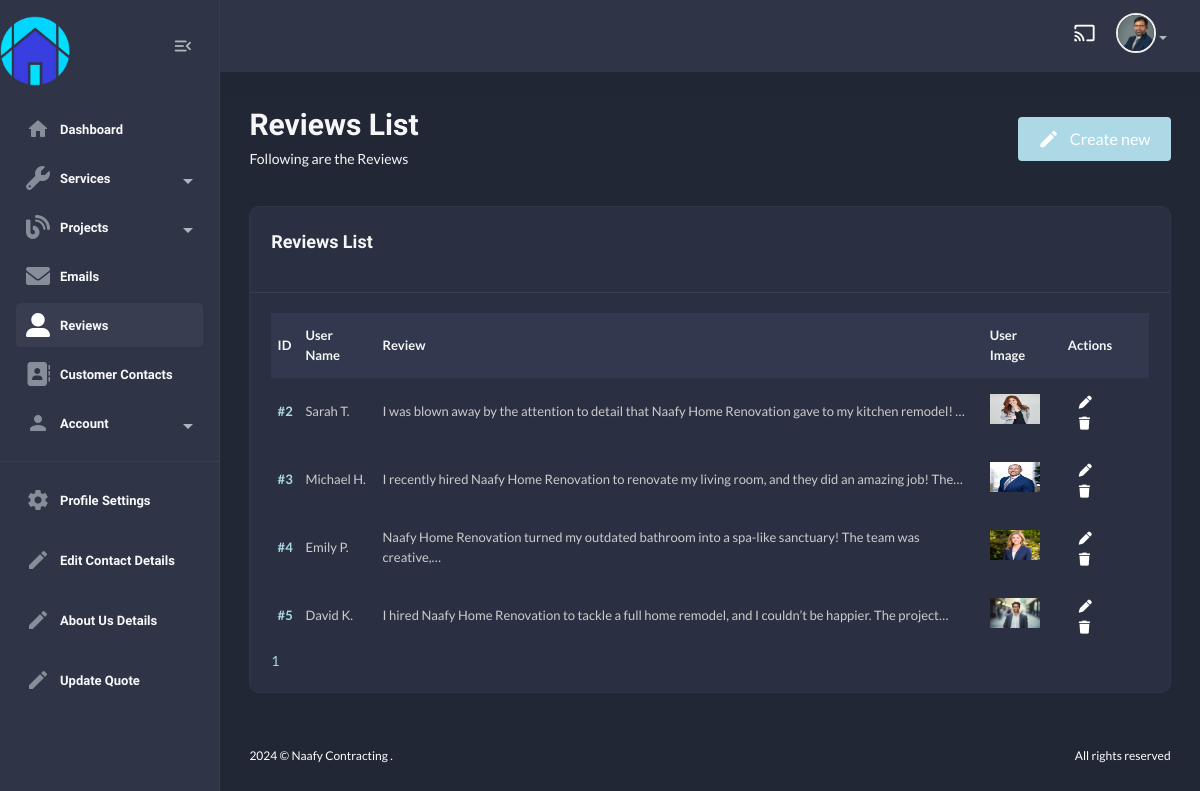
Screenshot of /useradmin/reviews/ (signed in) with the database file from the repository.
### useradmin/models.py (models this page shows, shortened)
class Profile(models.Model):
    user = models.OneToOneField(User, on_delete=models.CASCADE)
    first_name = models.CharField(max_length=255, blank=True, null=True)
    last_name = models.CharField(max_length=255, blank=True, null=True)
    email = models.EmailField(max_length=255, blank=True, null=True)
    bio = models.TextField(default="This is My Bio!")
    address = models.CharField(max_length=255, blank=True, null=True)
    profile_image = models.ImageField(upload_to='profile_images/', blank=True, null=True)
    last_updated = models.DateTimeField(auto_now=True)

### contact/models.py (models this page shows, shortened)
class Reviews(models.Model):
    user_name = models.CharField(unique=True, max_length=250)
    review = models.TextField()
    user_image = models.ImageField(upload_to="reviews/", null=True, blank=True)
    class Meta:
        verbose_name_plural = "Reviews"

### useradmin/views.py (the view)
# urls.py: path("reviews/", views.reviews_list, name="reviews-list"),
@login_required
def reviews_list(request):
    reviews = Reviews.objects.all().order_by("id")
    paginator = Paginator(reviews, 5)
    page_number = request.GET.get("page")
    page_obj = paginator.get_page(page_number)
    return render(request, "useradmin/reviews-list.html", {"reviews": page_obj})

### home/context_processors.py (called while the page is built)
def default(request):
    contact_details = ContactDetails.objects.first()
    return {
        "contact_details" : contact_details,
    }

### templates/useradmin/reviews-list.html (shortened to what this page needs)
{% extends "useradmin/base.html" %}
    {% load static %}
        {% block content %}
            <section class="content-main">
                <div class="content-header">
                    <div>
                        <h2 class="content-title card-title">Reviews List</h2>
                        <p>Following are the Reviews</p>
                    </div>
                    <div>
                        <a href="{% url "useradmin:add-reviews" %}" class="btn button-hover-effect rounded"><i class="material-icons md-edit mr-10"></i>Create new</a>
                    </div>
                </div>
                <div class="card mb-4">
                    <header class="card-header">
                        <h4 class="card-title">Reviews List</h4>
                    </header>
                    <div class="card-body">
                        <div class="table-responsive">
                            <div class="table-responsive">
                                <table class="table align-middle table-nowrap mb-0">
                                    <thead class="table-light">
                                        <tr>
                                            <th class="align-middle" scope="col">ID</th>
                                            <th class="align-middle" scope="col">User Name</th>
                                            <th class="align-middle" scope="col">Review</th>
                                            <th class="align-middle" scope="col">User Image</th>
                                            <th class="align-middle" scope="col">Actions</th>
                                        </tr>
                                    </thead>
                                    <tbody>
                                        {% for r in reviews %}
                                            <tr>
                                                <td><a href="{% url 'useradmin:review-detail' r.id %}" class="fw-bold">#{{r.id}}</a></td>
                                                <td>{{r.user_name}}</td>
                                                <td>{{r.review|truncatechars:100}}</td>
                                                <td>
                                                    {% if r.user_image %}
                                                        <img src="{{ r.user_image.url }}" style="width:50px; height:30px" alt="User Image">
                                                    {% else %}
                                                        <img src="https://encrypted-tbn0.gstatic.com/images?q=tbn:ANd9GcTJ3Sz275KZaTeZyS-thzhD6U9VIkfO8c-WPA&s" style="width:50px; height:30px" alt="Default User Image">
                                                    {% endif %}
                                                </td>
                                                <td>
                                                    <div>
                                                        <a href="{% url "useradmin:edit-review" r.id %}" class="btn btn-sm d-inline"><i class="fas fa-pen"></i></a>
                                                        <a href="{% url "useradmin:delete-review" r.id %}" class="btn btn-sm d-inline"><i class="fas fa-trash"></i></a>
                                                    </div>
                                                </td>
                                            </tr>
                                        {% endfor %}
                                    </tbody>
                                </table>
                            </div>
                        </div>
                        {% if reviews %}
                            <div class="row">
                                <div class="col-lg-12">
                                    <div class="blog__pagination">
                                        {% for num in reviews.paginator.page_range %}
                                            {% if reviews.number == num %}
                                                <a href="?page={{ num }}" class="active">{{ num }}</a>
                                            {% else %}
                                                <a href="?page={{ num }}">{{ num }}</a>
                                            {% endif %}
                                        {% endfor %}
                                    </div>
                                </div>
                            </div>
                        {% endif %}
                    </div>
                </div>
            </section>
{% endblock content %}

### templates/useradmin/base.html (shortened to what this page needs)
{% load static %}
<!DOCTYPE html>
<html lang="en">
    <head>
        <link href="{% static 'assets1/css/main.css' %}" rel="stylesheet" type="text/css" />
        <link rel="stylesheet" href="https://use.fontawesome.com/releases/v5.15.4/css/all.css">
        <link rel="stylesheet" href="{% static 'css/custom.css' %}" type="text/css">
        <link rel="stylesheet" href="https://cdnjs.cloudflare.com/ajax/libs/font-awesome/6.0.0/css/all.min.css">
    </head>
    <body class="dark">
        <aside class="navbar-aside" id="offcanvas_aside">
            <div class="d-flex justify-content-center align-items-center">
                <a href="{% url 'home:home' %}" target="_blank" class="brand-wrap">
                    <img src="{% static 'img/logo.png' %}" class="logo mr-100 mt-3" width="70px" alt="Naafy Dashboard" />
                </a>
                <div class="mx-3">
                    <button class="btn btn-icon btn-aside-minimize">
                        <i class="text-muted material-icons md-menu_open"></i>
                    </button>
                </div>
            </div>
            <nav>
                <ul class="menu-aside">
                    <li class="menu-item {% url 'useradmin:dashboard' as dashboard_url %} {% if request.path == dashboard_url %}active{% endif %}">
                        <a class="menu-link" href="{% url 'useradmin:dashboard' %}">
                            <i class="icon material-icons md-home"></i>
                            <span class="text">Dashboard</span>
                        </a>
                    </li>
                    <li class="menu-item has-submenu">
                        <a class="menu-link" href="#">
                            <i class="icon fas fa-wrench"></i>
                            <span class="text">Services</span>
                        </a>
                    </li>
                    <li class="menu-item has-submenu">
                        <a class="menu-link" href="#">
                            <i class="icon fas fa-blog"></i>
                            <span class="text">Projects</span>
                        </a>
                    </li>
                    <li class="menu-item {% url 'useradmin:email-list' as email_list_url %} {% if request.path == email_list_url %}active{% endif %}">
                        <a class="menu-link" href="{% url 'useradmin:email-list' %}">
                            <i class="icon fas fa-envelope"></i>
                            <span class="text">Emails</span>
                        </a>
                    </li>
                    <li class="menu-item {% url 'useradmin:reviews-list' as reviews_list_url %} {% if request.path == reviews_list_url %}active{% endif %}">
                        <a class="menu-link" href="{% url 'useradmin:reviews-list' %}">
                            <i class="icon fas fa-user-alt"></i>
                            <span class="text">Reviews</span>
                        </a>
                    </li>
                    <li class="menu-item {% url 'useradmin:contact-list' as contact_list_url %} {% if request.path == contact_list_url %}active{% endif %}">
                        <a class="menu-link" href="{% url 'useradmin:contact-list' %}">
                            <i class="icon fas fa-address-book"></i>
                            <span class="text">Customer Contacts</span>
                        </a>
                    </li>
                        <li class="menu-item has-submenu">
                            <a class="menu-link">
                                <i class="icon material-icons md-person"></i>
                                <span class="text">Account</span>
                            </a>
                </ul>
                <hr />
                <ul class="menu-aside">
                    <li class="menu-item">
                        <a class="menu-link" href="{% url "useradmin:profile" %}">
                            <i class="icon material-icons md-settings"></i>
                            <span class="text">Profile Settings</span>
                        </a>
                    </li>
                </ul>
                <ul class="menu-aside">
                    <li class="menu-item">
                        <a class="menu-link" href="{% url "useradmin:contact-details" %}">
                            <i class="icon material-icons md-edit"></i>
                            <span class="text">Edit Contact Details</span>
                        </a>
                    </li>
                </ul>
                <ul class="menu-aside">
                    <li class="menu-item">
                        <a class="menu-link" href="{% url "useradmin:about-us" %}">
                            <i class="icon material-icons md-edit"></i>
                            <span class="text">About Us Details</span>
                        </a>
                    </li>
                </ul>
                <ul class="menu-aside">
                    <li class="menu-item">
                        <a class="menu-link" href="{% url "useradmin:quote-view" %}">
                            <i class="icon material-icons md-edit"></i>
                            <span class="text">Update Quote</span>
                        </a>
                    </li>
                </ul>
                <br />
                <br />
            </nav>
        </aside>
        <main class="main-wrap">
            <header class="main-header navbar">
                <div class="col-nav ms-auto">
                    <ul class="nav ms-auto">
                        <li class="nav-item">
                            <a href="#" class="requestfullscreen nav-link btn-icon"><i class="material-icons md-cast"></i></a>
                        </li>
                        <li class="dropdown nav-item">
                            {% if request.user.profile.profile_image %}
                            <a class="dropdown-toggle" data-bs-toggle="dropdown" href="#" id="dropdownAccount" aria-expanded="false"> <img class="img-xs rounded-circle" src="{{request.user.profile.profile_image.url}}" alt="User" /></a>
                            {% endif %}
                        </li>
                    </ul>
                </div>
            </header>
            {% block content %}
            {% endblock content %}
            <footer class="main-footer font-xs">
                <div class="row pb-30 pt-15">
                    <div class="col-sm-6">
                        &copy; Naafy Contracting .
                    </div>
                    <div class="col-sm-6">
                        <div class="text-sm-end">All rights reserved</div>
                    </div>
                </div>
            </footer>
        </main>
    </body>
</html>

### static/css/custom.css (style rules this page uses)
.button-hover-effect { background-color: #ADD8E6; border: none; color: white; padding: 10px 20px; font-size: 16px; cursor: pointer; transition: background-color 0.4s ease-in-out, transform 0.3s ease; position: relative; overflow: hidden; }
.button-hover-effect::before { content: ''; position: absolute; top: 0; left: -100%; width: 100%; height: 100%; background-color: #6F9ACB; transition: left 0.4s ease; z-index: -1; }

### rows the page displays
Reviews: id "2", user_name "Sarah T.", review "I was blown away by the attention to detail that Naafy Home Renovation gave to my kitchen remodel! …", user_image (picture)
Reviews: id "3", user_name "Michael H.", review "I recently hired Naafy Home Renovation to renovate my living room, and they did an amazing job! The…", user_image (picture)
Reviews: id "4", user_name "Emily P.", review "Naafy Home Renovation turned my outdated bathroom into a spa-like sanctuary! The team was creative,…", user_image (picture)
Reviews: id "5", user_name "David K.", review "I hired Naafy Home Renovation to tackle a full home remodel, and I couldn’t be happier. The project…", user_image (picture)

### other values shown
{{ num }} "1"
